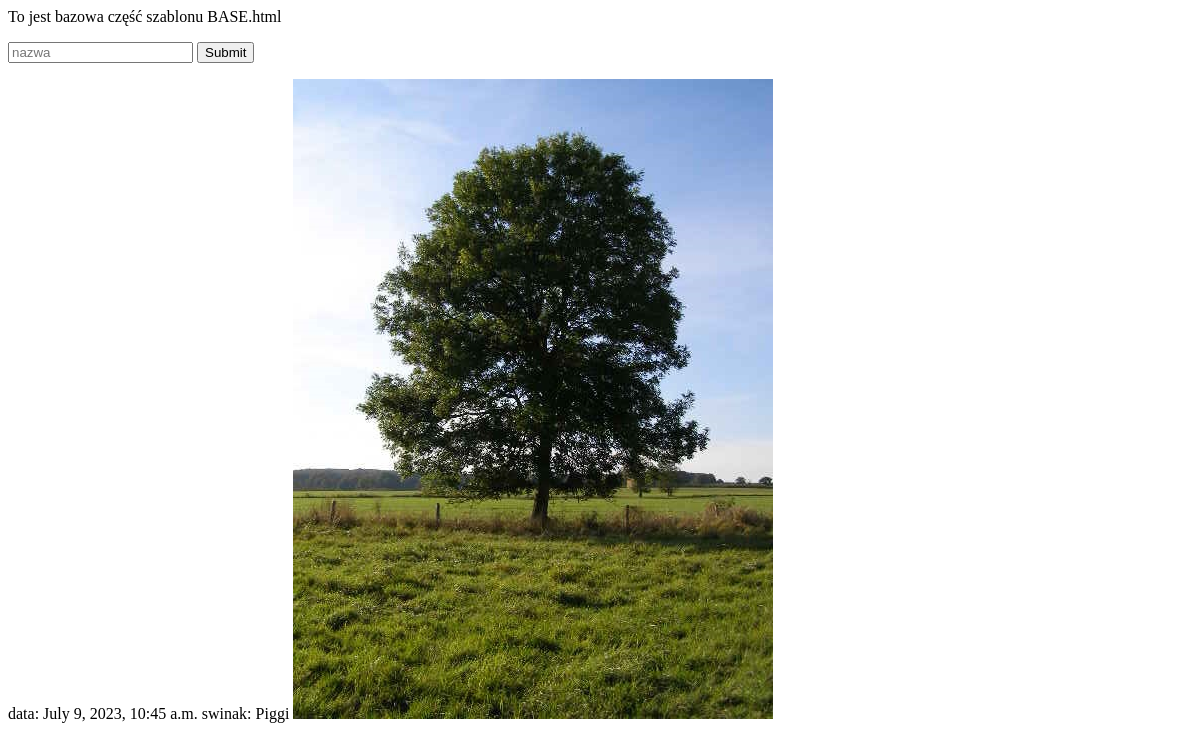
/addgenre/, run on an earlier commit of the app's database.
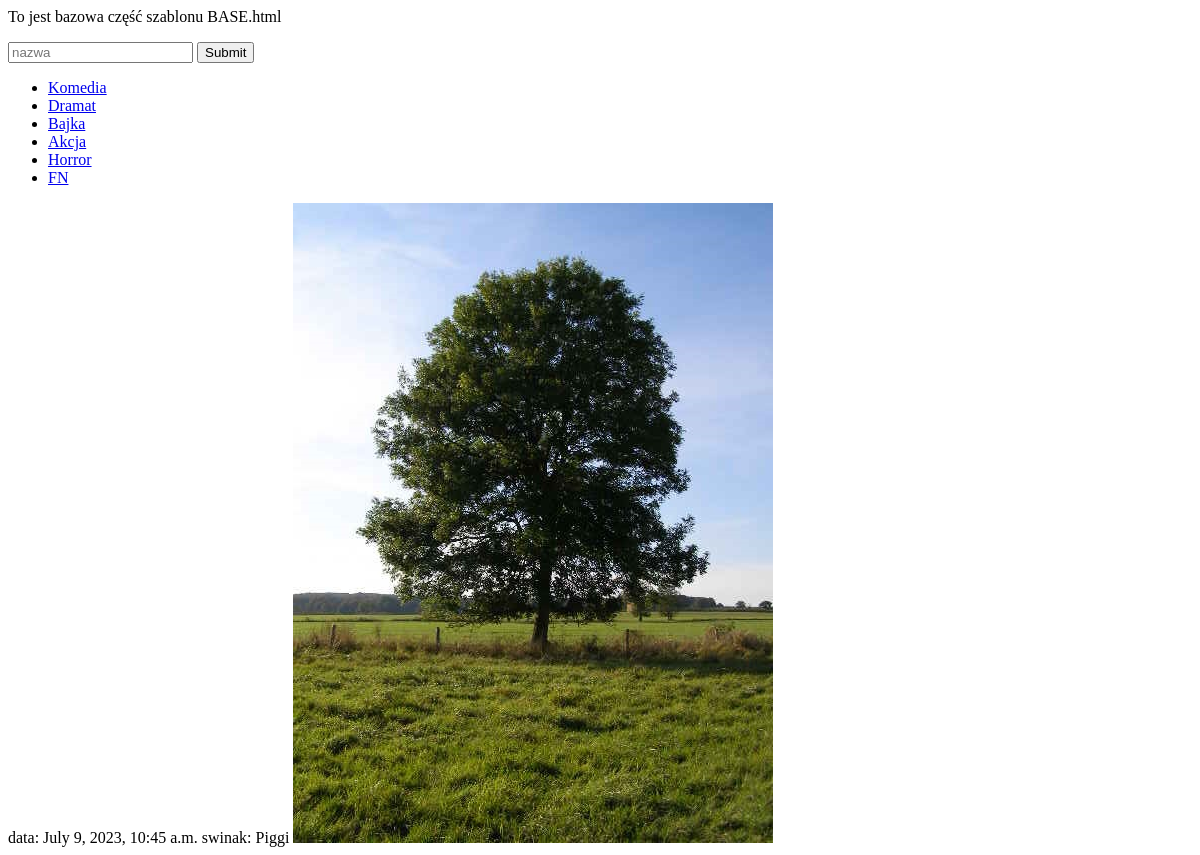
And on a later commit of the database.
### movie_app/models.py (models this page shows, shortened)
class Genre(models.Model):
    name = models.CharField(max_length=128)

### movie_app/views.py (the view, shortened to what this page needs)
# urls.py: path("addgenre/", views.AddGenreView.as_view(), name='add_genre'),
class AddGenreView(View):
    def get(self, request):
        genres = Genre.objects.all()
        return render(request, 'genre_form.html', {'genres':genres})

### movie_app/kontekst.py (called while the page is built)
def jakkolwiek(request):
    return {'swinka':'Piggi', 'date':datetime.now()}

### templates/genre_form.html (shortened to what this page needs)
{% extends 'base.html' %}
{% block zawartosc %}
    <form method="post">
        <input type="text" name="name" placeholder="nazwa" value="{{ genre.name }}">
        <input type="submit">
    </form>
    <ul>
    {% for genre in genres %}
        <li><a href="/genre/{{genre.id }}/"> {{ genre.name }}</a></li>
    {% endfor %}
    </ul>
{% endblock %}

What changed in the data, as far as the page shows it:
added Genre: name "Komedia"
added Genre: name "Dramat"
added Genre: name "Bajka"
added Genre: name "Akcja"
added Genre: name "Horror"
added Genre: name "FN"
